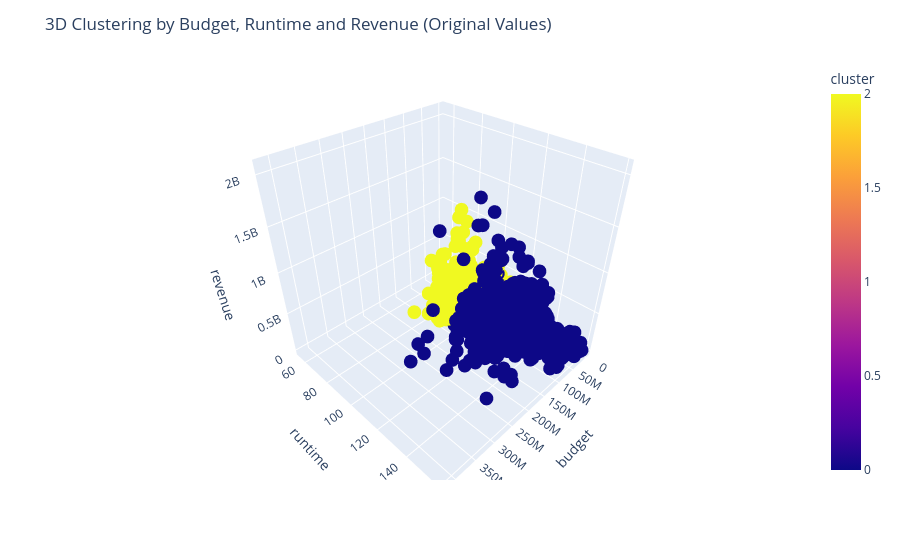

Notebook source saved alongside this figure:
### Code cell
# 3D visualization - Original Values !
fig = px.scatter_3d(
    data_filtered_with_clusters1,
    x='budget',
    y='runtime',
    z='revenue',
    color='cluster',
    hover_data=['release_year']
)

fig.update_layout(title='3D Clustering by Budget, Runtime and Revenue (Original Values)')
fig.show()

### Figure 1 — Plotly figure (JSON) as saved in the notebook; plotly's stock layout.template omitted (floating-point values rounded to 4 significant figures; data arrays with more than 128 entries replaced by an {"elided": "..."} marker saying what was removed)
{"data": [{"customdata": {"elided": "9166x1 int values"}, "hovertemplate": "budget=%{x}<br>runtime=%{y}<br>revenue=%{z}<br>release_year=%{customdata[0]}<br>cluster=%{marker.color}<extra></extra>", "legendgroup": "", "marker": {"color": {"elided": "9166 int values"}, "coloraxis": "coloraxis", "symbol": "circle"}, "mode": "markers", "name": "", "scene": "scene", "showlegend": false, "type": "scatter3d", "x": {"elided": "9166 float values"}, "y": {"elided": "9166 int values"}, "z": {"elided": "9166 float values"}}], "layout": {"coloraxis": {"colorbar": {"title": {"text": "cluster"}}, "colorscale": [[0, "#0d0887"], [0.1111, "#46039f"], [0.2222, "#7201a8"], [0.3333, "#9c179e"], [0.4444, "#bd3786"], [0.5556, "#d8576b"], [0.6667, "#ed7953"], [0.7778, "#fb9f3a"], [0.8889, "#fdca26"], [1, "#f0f921"]]}, "legend": {"tracegroupgap": 0}, "margin": {"t": 60}, "scene": {"domain": {"x": [0, 1], "y": [0, 1]}, "xaxis": {"title": {"text": "budget"}}, "yaxis": {"title": {"text": "runtime"}}, "zaxis": {"title": {"text": "revenue"}}}, "title": {"text": "3D Clustering by Budget, Runtime and Revenue (Original Values)"}}}
